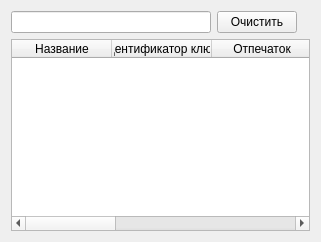
      <widget class="QWidget" name="tab_3">
       <attribute name="title">
        <string>Список сертификатов</string>
       </attribute>
       <layout class="QVBoxLayout" name="verticalLayout_23">
        <item>
         <layout class="QHBoxLayout" name="horizontalLayout_75">
          <item alignment="Qt::AlignLeft">
           <widget class="QFrame" name="frame_5">
            <property name="frameShape">
             <enum>QFrame::NoFrame</enum>
            </property>
            <property name="frameShadow">
             <enum>QFrame::Raised</enum>
            </property>
            <layout class="QVBoxLayout" name="verticalLayout_28">
             <property name="spacing">
              <number>6</number>
             </property>
             <property name="leftMargin">
              <number>0</number>
             </property>
             <property name="topMargin">
              <number>0</number>
             </property>
             <property name="rightMargin">
              <number>0</number>
             </property>
             <property name="bottomMargin">
              <number>0</number>
             </property>
             <item>
              <layout class="QHBoxLayout" name="horizontalLayout_8">
               <item>
                <widget class="QLineEdit" name="lineEdit_2">
                 <property name="sizePolicy">
                  <sizepolicy hsizetype="Preferred" vsizetype="Fixed">
                   <horstretch>0</horstretch>
                   <verstretch>0</verstretch>
                  </sizepolicy>
                 </property>
                 <property name="minimumSize">
                  <size>
                   <width>200</width>
                   <height>0</height>
                  </size>
                 </property>
                </widget>
               </item>
               <item>
                <widget class="QPushButton" name="pushButton_8">
                 <property name="text">
                  <string>Очистить</string>
                 </property>
                </widget>
               </item>
              </layout>
             </item>
            </layout>
           </widget>
          </item>
          <item alignment="Qt::AlignRight">
           <widget class="QFrame" name="frame_31">
            <property name="frameShape">
             <enum>QFrame::NoFrame</enum>
            </property>
            <property name="frameShadow">
             <enum>QFrame::Raised</enum>
            </property>
            <layout class="QHBoxLayout" name="horizontalLayout_76">
             <property name="leftMargin">
              <number>0</number>
             </property>
             <property name="topMargin">
              <number>0</number>
             </property>
             <property name="rightMargin">
              <number>0</number>
             </property>
             <property name="bottomMargin">
              <number>0</number>
             </property>
             <item alignment="Qt::AlignLeft">
              <widget class="QLabel" name="label_21">
               <property name="text">
                <string/>
               </property>
              </widget>
             </item>
            </layout>
           </widget>
          </item>
         </layout>
        </item>
        <item>
         <widget class="QTableWidget" name="tableWidget_2">
          <property name="sortingEnabled">
           <bool>true</bool>
          </property>
          <column>
           <property name="text">
            <string>Название</string>
           </property>
          </column>
          <column>
           <property name="text">
            <string>Идентификатор ключа</string>
           </property>
          </column>
          <column>
           <property name="text">
            <string>Отпечаток</string>
           </property>
          </column>
          <column>
           <property name="text">
            <string>Серийный номер</string>
           </property>
          </column>
          <column>
           <property name="text">
            <string/>
           </property>
          </column>
          <column>
           <property name="text">
            <string/>
           </property>
          </column>
         </widget>
        </item>
       </layout>
      </widget>
